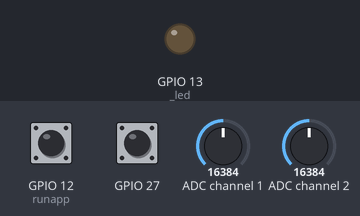
A program run on a simulated ESP32 board running MicroPython. Shown: output pins drawn as LEDs (lit = HIGH). The inputs (shaded band) are chosen by the test bench; at power-on: GPIO 12 (runapp) HIGH, GPIO 27 HIGH, ADC channel 1 = 16384, ADC channel 2 = 16384 (analog values on the 0–32767 scale). No MQTT or app messages arrive unless stated.

Above: at 0.5 s.
At 37.7 s:
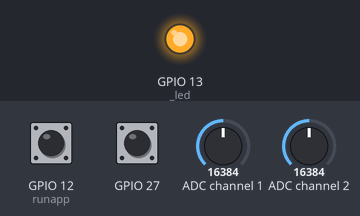
Timing chart, 0 to 39.2 s (numbered marks = the images above):
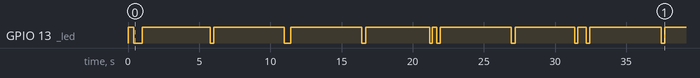

Measured:
- by itself, GPIO 13 (_led): HIGH → LOW at 0.40 s, → HIGH 0.58 s later, → LOW 4.8 s later, → HIGH 0.25 s later, … (20 changes in this stretch)

The program:

main.py
```python
"""
need: photoresistance, magnetic contact, tmp36 and ADS1115 for temp reading
"""
import os
from machine import Pin, I2C, reset
import time
from ubinascii import hexlify
from network import WLAN

CLIENT_ID = 'balcony'

MQTT_SERVER = "192.168.1.210"

MQTT_USER = 'pusr103'
MQTT_PSWD = '21052017'

ERROR_REBOOT_TIME = 3600 # 1 h = 3600 sec

CONTACT_PIN =  27 if os.uname().nodename == 'esp32' else 13  # on what pin is the PIR located
last_contact_state = 0 # 0=closed, 1=open

LDR_HYST  = 200
last_ldr_state = "NOIR" # Noir ou ECLAIRAGE

def ldr_to_state( adc_ldr, adc_pivot ):
	""" Transform light value to LIGHT or DARK """
	global last_ldr_state
	# print( "adc_ldr, adc_pivot = %s, %s" %
	#        (adc_ldr, adc_pivot) )
	if adc_ldr > (adc_pivot+LDR_HYST):
		return "LIGHT"
	elif adc_ldr < (adc_pivot-LDR_HYST):
		return "DARK"
	else:
		return last_ldr_state

class LED:
	def __init__( self ):
		import os
		if os.uname().nodename == 'esp32':
			self._led = Pin( 13, Pin.OUT )
			self._reverse = True # LED in direct logic
		else:
			self._led = Pin( 0, Pin.OUT )
			self._reverse = False # LED in reverse logic

	def value( self, value=None ):
		""" contrôle the LED state """
		if value == None:
			if self._reverse:
				return not( self._led.value() )
			else:
				return self._led.value()
		else:
			if self._reverse:
				value = not( value )
			self._led.value( value )

def get_i2c():
	import os
	if os.uname().nodename == 'esp32':
		return I2C( sda=Pin(23), scl=Pin(22) )
	else:
		return I2C( sda=Pin(4), scl=Pin(5) )

runapp = Pin( 12,  Pin.IN, Pin.PULL_UP )
led = LED()
led.value( 1 ) # TURN OFF

def led_error( step ):
	global led
	t = time.time()
	while ( time.time()-t ) < ERROR_REBOOT_TIME:
		for i in range( 20 ):
			led.value(not(led.value()))
			time.sleep(0.100)
		led.value( 1 )
		time.sleep( 1 )
		for i in range( step ):
			led.value( 0 )
			time.sleep( 0.5 )
			led.value( 1 )
			time.sleep( 0.5 )
		time.sleep( 1 )
	reset()

if runapp.value() != 1:
	from sys import exit
	exit(0)

led.value( 0 )

# --- MAIN PROGRAM ---
from umqtt.simple import MQTTClient
try:
	q = MQTTClient( client_id = CLIENT_ID,
		server = MQTT_SERVER,
		user = MQTT_USER,
		password = MQTT_PSWD )
	sMac = hexlify( WLAN().config( 'mac' ) ).decode()
	q.set_last_will( topic="disconnect/%s" % CLIENT_ID , msg=sMac )
	if q.connect() != 0:
		led_error( step=1 )
except Exception as e:
	print( e )
	led_error( step=2 ) # check MQTT_SERVER, MQTT_USE- MQTT_PSWD

# Loading libraries
try:
	from ads1x15 import *
	from machine import Pin
except Exception as e:
	print( e )
	led_error( step=3 )

i2c = get_i2c()


try:
	adc = ADS1115( i2c=i2c, address=0x48, gain=0 )

	contact = Pin( CONTACT_PIN, Pin.IN, Pin.PULL_UP )
	last_contact_state = contact.value()
	last_ldr_state = ldr_to_state(
		adc_ldr   = adc.read( rate=0, channel1=1),
		adc_pivot = adc.read( rate=0, channel1=2) )
except Exception as e:
	print( e )
	led_error( step=4 )

try:
	sMac = hexlify( WLAN().config( 'mac' ) ).decode()
	q.publish( "connect/%s" % CLIENT_ID , sMac )
except Exception as e:
	print( e )
	led_error( step=5 )

import uasyncio as asyncio

def capture_1h():
	#publish temperature every hour
	global q
	global adc
	valeur = adc.read( rate=0, channel1=0 )
	mvolts = valeur * 0.1875
	t = (mvolts - 500)/10
	t = "{0:.2f}".format(t)
	q.publish( "home/inside/balcony/temp", t )

def check_contact():
	""" publish magnetic contact state at every change """
	global q
	global last_contact_state
	if contact.value()==last_contact_state:
		return
	time.sleep( 0.100 )
	valeur = contact.value()
	if valeur != last_contact_state:
		q.publish( "home/inside/balcony/window",
			"OPEN" if valeur==1 else "CLOSED" )
		last_contact_state = valeur

def check_ldr():
	global q
	global adc
	global last_ldr_state
	ldr_state = ldr_to_state(
		adc_ldr = adc.read( rate=0, channel1=1),
		adc_pivot = adc.read( rate=0, channel1=2) )
	if ldr_state != last_ldr_state:
		q.publish( "home/inside/balcony/ldr", ldr_state )
		last_ldr_state = ldr_state

def heartbeat():
	time.sleep( 0.2 )


async def run_every( fn, min= 1, sec=None):
	""" Execute a function fn every min minutes or sec secondes"""
	global led
	wait_sec = sec if sec else min*60
	while True:
		led.value( 1 )
		try:
			fn()
		except Exception:
			print( "run_every catch exception for %s" % fn)
			raise
		led.value( 0 )
		await asyncio.sleep( wait_sec )

async def run_app_exit():
	global runapp
	while runapp.value()==1:
		await asyncio.sleep( 10 )
	return

loop = asyncio.get_event_loop()
loop.create_task( run_every(capture_1h, min=60) )
loop.create_task( run_every(check_contact, sec=2 ) )
loop.create_task( run_every(check_ldr, sec=5) )
loop.create_task( run_every(heartbeat, sec=10) )
try:
	loop.run_until_complete( run_app_exit() )
except Exception as e :
	print( e )
	led_error( step=6 )

loop.close()
led.value( 1 )
```
